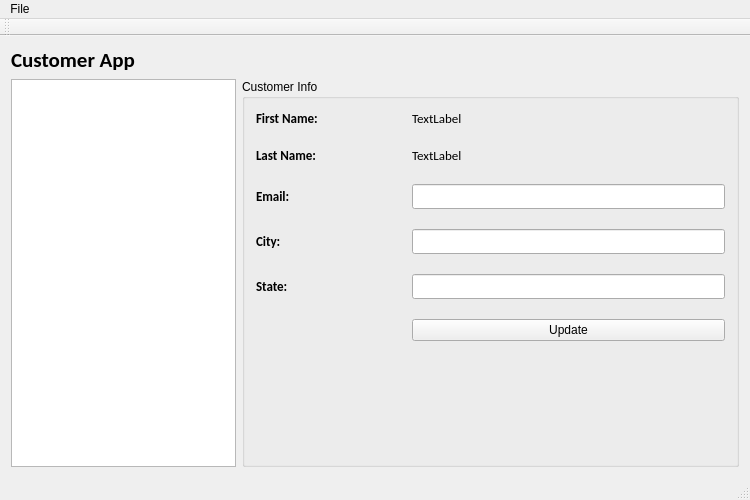
<?xml version="1.0" encoding="UTF-8"?>
<ui version="4.0">
 <class>CustomerApp</class>
 <widget class="QMainWindow" name="CustomerApp">
  <property name="geometry">
   <rect>
    <x>0</x>
    <y>0</y>
    <width>750</width>
    <height>500</height>
   </rect>
  </property>
  <property name="windowTitle">
   <string>CustomerApp</string>
  </property>
  <widget class="QWidget" name="centralWidget">
   <layout class="QGridLayout" name="gridLayout">
    <item row="2" column="0">
     <widget class="QListView" name="customerListView">
      <property name="maximumSize">
       <size>
        <width>225</width>
        <height>16777215</height>
       </size>
      </property>
     </widget>
    </item>
    <item row="2" column="1" colspan="2">
     <widget class="QGroupBox" name="groupBox">
      <property name="title">
       <string>Customer Info</string>
      </property>
      <layout class="QFormLayout" name="formLayout">
       <property name="verticalSpacing">
        <number>20</number>
       </property>
       <item row="0" column="0">
        <widget class="QLabel" name="firstNameLabel">
         <property name="minimumSize">
          <size>
           <width>150</width>
           <height>0</height>
          </size>
         </property>
         <property name="font">
          <font>
           <family>Calibri</family>
           <pointsize>10</pointsize>
           <weight>75</weight>
           <bold>true</bold>
          </font>
         </property>
         <property name="text">
          <string>First Name: </string>
         </property>
        </widget>
       </item>
       <item row="0" column="1">
        <widget class="QLabel" name="firstNameData">
         <property name="font">
          <font>
           <family>Calibri</family>
           <pointsize>10</pointsize>
          </font>
         </property>
         <property name="text">
          <string>TextLabel</string>
         </property>
        </widget>
       </item>
       <item row="1" column="0">
        <widget class="QLabel" name="lastNameLabel">
         <property name="font">
          <font>
           <family>Calibri</family>
           <pointsize>10</pointsize>
           <weight>75</weight>
           <bold>true</bold>
          </font>
         </property>
         <property name="text">
          <string>Last Name:</string>
         </property>
        </widget>
       </item>
       <item row="1" column="1">
        <widget class="QLabel" name="lastNameData">
         <property name="font">
          <font>
           <family>Calibri</family>
           <pointsize>10</pointsize>
          </font>
         </property>
         <property name="text">
          <string>TextLabel</string>
         </property>
        </widget>
       </item>
       <item row="2" column="0">
        <widget class="QLabel" name="emailLabel">
         <property name="font">
          <font>
           <family>Calibri</family>
           <pointsize>10</pointsize>
           <weight>75</weight>
           <bold>true</bold>
          </font>
         </property>
         <property name="text">
          <string>Email:</string>
         </property>
        </widget>
       </item>
       <item row="2" column="1">
        <widget class="QLineEdit" name="emailData">
         <property name="font">
          <font>
           <family>Calibri</family>
           <pointsize>10</pointsize>
          </font>
         </property>
        </widget>
       </item>
       <item row="3" column="0">
        <widget class="QLabel" name="cityLabel">
         <property name="font">
          <font>
           <family>Calibri</family>
           <pointsize>10</pointsize>
           <weight>75</weight>
           <bold>true</bold>
          </font>
         </property>
         <property name="text">
          <string>City:</string>
         </property>
        </widget>
       </item>
       <item row="3" column="1">
        <widget class="QLineEdit" name="cityData">
         <property name="font">
          <font>
           <family>Calibri</family>
           <pointsize>10</pointsize>
          </font>
         </property>
        </widget>
       </item>
       <item row="5" column="0">
        <widget class="QLabel" name="stateLabel">
         <property name="font">
          <font>
           <family>Calibri</family>
           <pointsize>10</pointsize>
           <weight>75</weight>
           <bold>true</bold>
          </font>
         </property>
         <property name="text">
          <string>State:</string>
         </property>
        </widget>
       </item>
       <item row="5" column="1">
        <widget class="QLineEdit" name="stateData">
         <property name="font">
          <font>
           <family>Calibri</family>
           <pointsize>10</pointsize>
          </font>
         </property>
        </widget>
       </item>
       <item row="6" column="1">
        <widget class="QPushButton" name="updateButton">
         <property name="text">
          <string>Update</string>
         </property>
        </widget>
       </item>
      </layout>
     </widget>
    </item>
    <item row="1" column="0">
     <widget class="QLabel" name="label">
      <property name="font">
       <font>
        <family>Calibri</family>
        <pointsize>16</pointsize>
        <weight>75</weight>
        <bold>true</bold>
       </font>
      </property>
      <property name="text">
       <string>Customer App</string>
      </property>
     </widget>
    </item>
   </layout>
  </widget>
  <widget class="QMenuBar" name="menuBar">
   <property name="geometry">
    <rect>
     <x>0</x>
     <y>0</y>
     <width>750</width>
     <height>25</height>
    </rect>
   </property>
   <widget class="QMenu" name="menufile">
    <property name="title">
     <string>File</string>
    </property>
    <addaction name="actionExit"/>
   </widget>
   <addaction name="menufile"/>
  </widget>
  <widget class="QToolBar" name="mainToolBar">
   <attribute name="toolBarArea">
    <enum>TopToolBarArea</enum>
   </attribute>
   <attribute name="toolBarBreak">
    <bool>false</bool>
   </attribute>
  </widget>
  <widget class="QStatusBar" name="statusBar"/>
  <action name="actionExit">
   <property name="text">
    <string>Exit</string>
   </property>
  </action>
 </widget>
 <layoutdefault spacing="6" margin="11"/>
 <resources/>
 <connections/>
</ui>
